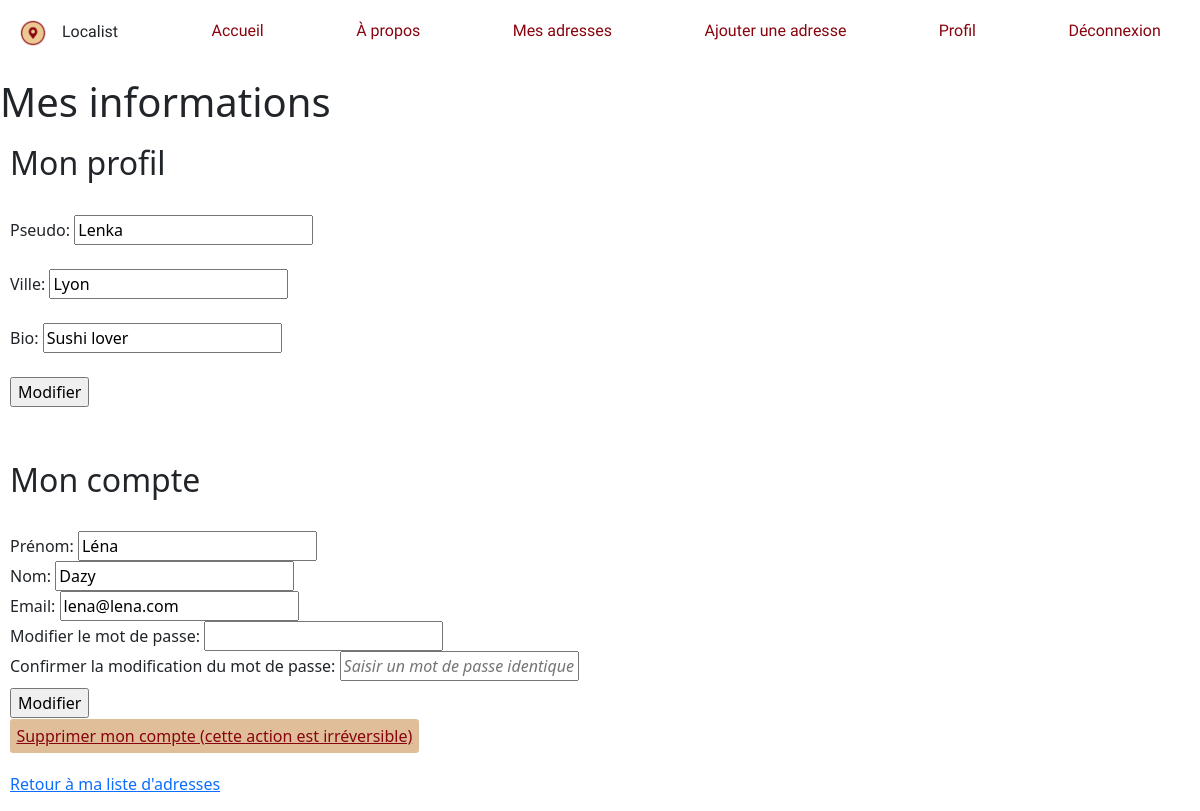
The page /profile.php (signed in) on the database its author committed.
### tables this page shows
CREATE TABLE IF NOT EXISTS `profiles` (
  `id` int NOT NULL AUTO_INCREMENT,
  `username` varchar(45) DEFAULT NULL,
  `picture` varchar(2083) DEFAULT NULL,
  `status` enum('public','privé') DEFAULT NULL,
  `city` varchar(45) DEFAULT NULL,
  `bio` text,
  PRIMARY KEY (`id`)
);

CREATE TABLE IF NOT EXISTS `users` (
  `id` int NOT NULL AUTO_INCREMENT,
  `firstname` varchar(45) NOT NULL,
  `lastname` varchar(45) NOT NULL,
  `email` varchar(255) NOT NULL,
  `pwd` varchar(255) NOT NULL,
  `profile_id` int DEFAULT NULL,
  PRIMARY KEY (`id`),
  KEY `profile_id` (`profile_id`)
);

### profile.php (the view, shortened to what this page needs)
<?php
require_once __DIR__ . '/layout/header.php';
$user_id = $_SESSION['user_id'];
require_once __DIR__ . '/functions/db.php';
try {
    $pdo = getDbConnection();
} catch (PDOException) {
    http_response_code(500);
    echo "La connexion à la base de données a échoué";
    exit;
}
$stmt = $pdo->prepare("SELECT profile_id FROM users WHERE id=:id");
$stmt->execute(['id' => $user_id]);
$profile_id = $stmt->fetchColumn();
$stmtProfile = $pdo->prepare("SELECT * FROM profiles WHERE id=:id");
$stmtProfile->execute(['id' => $profile_id]);
$profileDetails = $stmtProfile->fetch(PDO::FETCH_ASSOC);
$stmtUser = $pdo->prepare("SELECT * FROM users WHERE id=:id");
$stmtUser->execute(['id' => $user_id]);
$userDetails = $stmtUser->fetch(PDO::FETCH_ASSOC);
?>
<h1>Mes informations</h1>
<form action="updateProfile.php" method="POST">
    <div class="form-input">
        <h2>Mon profil</h2>
        <br>
        <div>
            <label for="username">Pseudo:</label>
            <input type="text" name="username" value="<?php echo $profileDetails['username']; ?>">
        </div>
        <br>
        <div>
            <label for="city">Ville:</label>
            <input type="text" name="city" value="<?php echo $profileDetails['city']; ?>">
        </div>
        <br>
        <div>
            <label for="bio">Bio:</label>
            <input type="text" name="bio" value="<?php echo $profileDetails['bio']; ?>">
        </div>
        <br>
        <div>
            <input type="submit" value="Modifier">
        </div>
    </div>
</form>
<br>
<div class="form-input">
    <h2>Mon compte</h2>
    <br>
    <form action="updateAccount.php" method="POST"'>
            <div>
                <label for="firstname">Prénom:</label>
                <input type="text" name="firstname" value="<?php echo $userDetails['firstname']; ?>">
            </div>
            <div>
                <label for="lastname">Nom:</label>
                <input type="text" name="lastname" value="<?php echo $userDetails['lastname']; ?>">
            </div>
            <div>
                <label for="email">Email:</label>
                <input type="text" name="email" value="<?php echo $userDetails['email']; ?>">
            </div>
            <div>
                <label for="newpwd">Modifier le mot de passe:</label>
                <input type="password" name="newpwd">
            </div>
            <div>
                <label for="newpwdconf">Confirmer la modification du mot de passe:</label>
                <input type="password" name="newpwdconf" placeholder="Saisir un mot de passe identique">
            </div>
            <div>
                <input type="submit" value="Modifier" class="modify-btn">
            </div>
        </form>
        <div>
            <a href="<?php echo 'deleteAccount.php?did=' . $user_id ?>" class="delete-btn">Supprimer mon compte (cette action est irréversible)</a>
        </div>
    <br>
    <a href="landing-page.php">Retour à ma liste d'adresses</a>
</div>
<?php require_once __DIR__ . '/layout/footer.php';

### assets/styles.css (style rules this page uses)
.form-input { padding: 10px; margin: 5px 0px 5px 0px; }
::placeholder { font-style: italic; }
.delete-btn { background-color: #DFBE99; color: #88040F; padding: 0.4rem; border-radius: 0.2rem; margin-top: 0.4rem; }
.modify-btn { margin-top: 0.4rem; margin-bottom: 0.4rem; }

### rows shown on the page
profiles: username "Lenka", city "Lyon", bio "Sushi lover"
users: firstname "Léna", lastname "Dazy", email "lena@lena.com"
